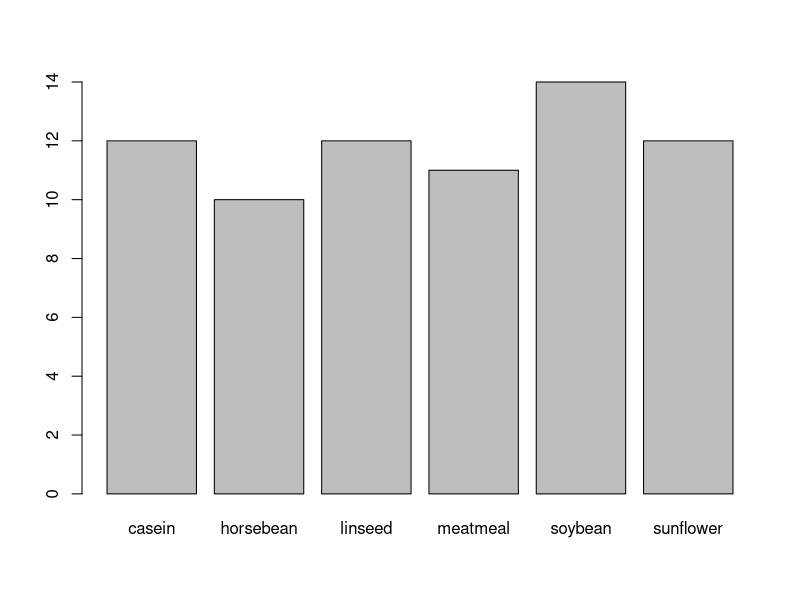
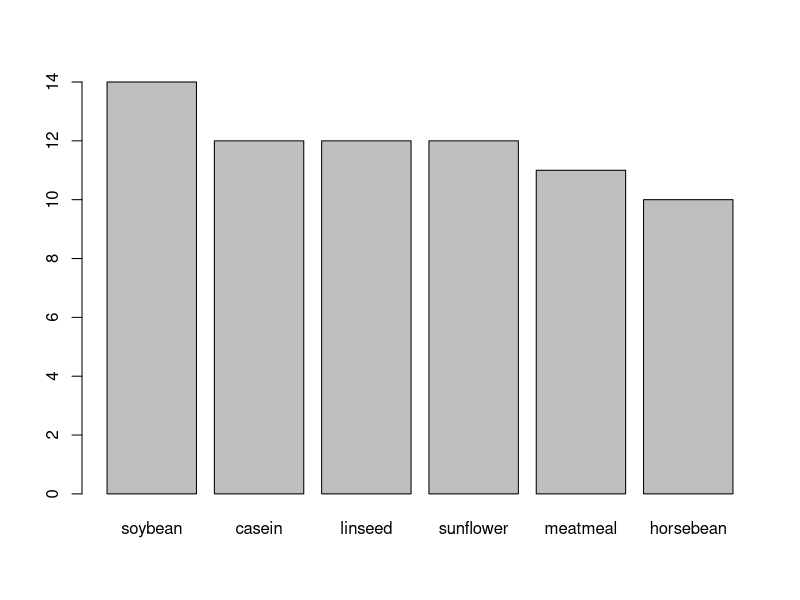

Write R code to recreate these figures, in order.
?plot
?chickwts

data(chickwts)
plot(chickwts$feed)

feeds = table(chickwts$feed)

barplot(feeds[order(feeds, decreasing = TRUE)])
